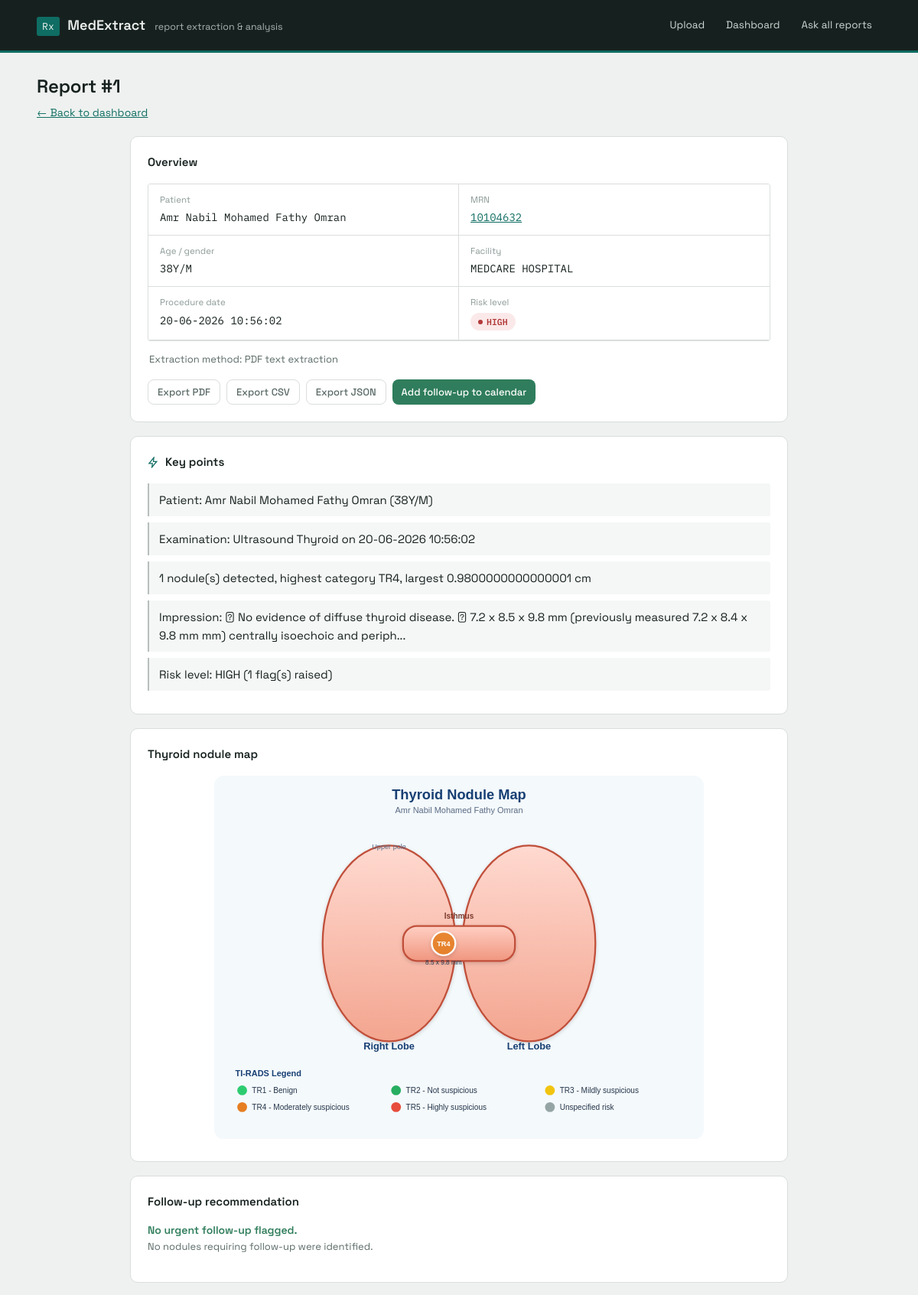
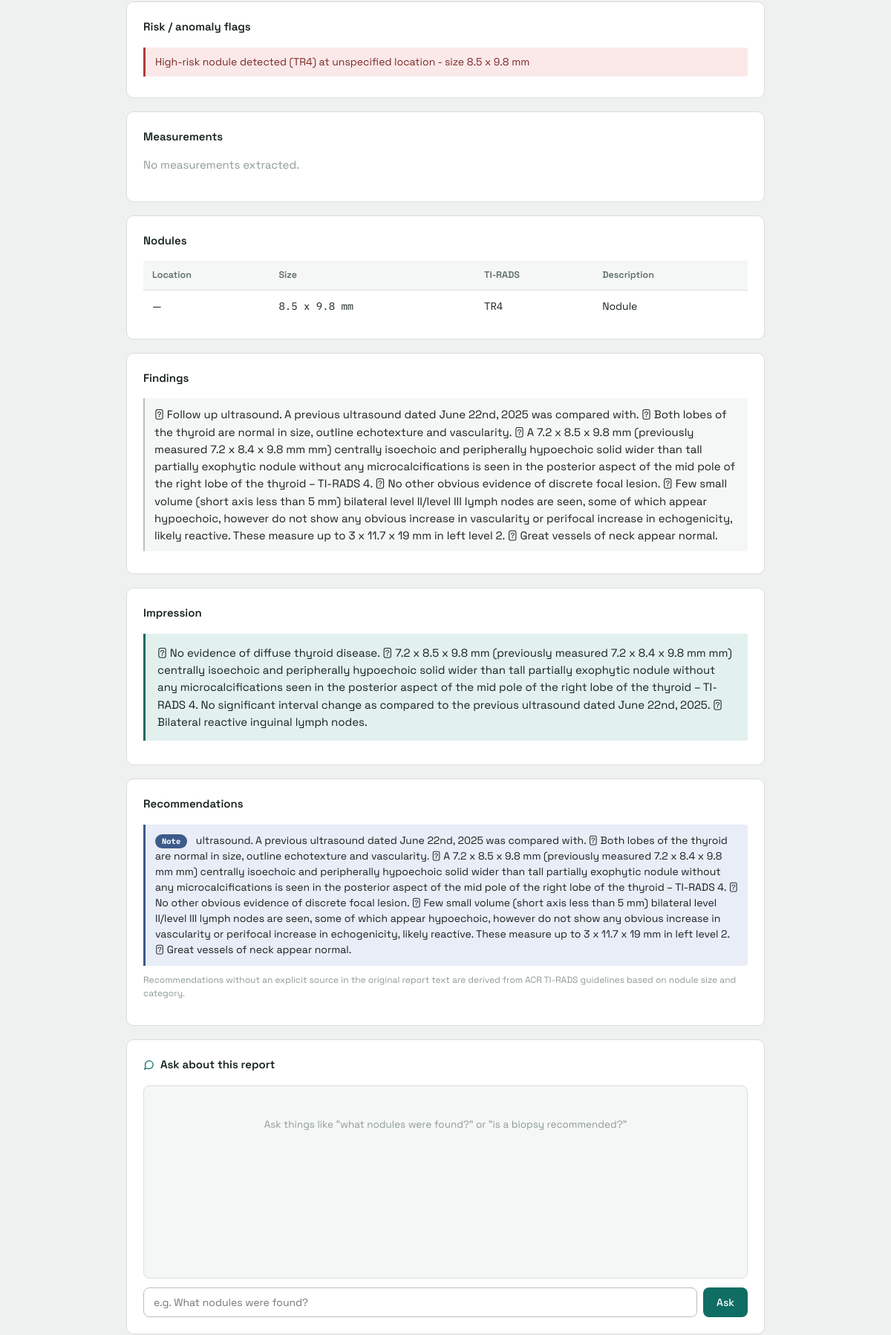
The page /report/1 (upper part) on the database its author committed (2 pictures, top to bottom).
### tables this page shows
CREATE TABLE reports (
                id INTEGER PRIMARY KEY AUTOINCREMENT,
                original_filename TEXT,
                patient_name TEXT,
                mrn TEXT,
                age_gender TEXT,
                procedure_date TEXT,
                facility TEXT,
                extraction_method TEXT,
                ocr_confidence REAL,
                content_hash TEXT,
                report_json TEXT,
                extracted_text TEXT,
                risk_level TEXT,
                risk_flags TEXT,
                created_at TEXT
            );

### app.py (the view)
@app.route("/report/<int:report_id>")
def report_detail(report_id):
    row = database.get_report_by_id(report_id)
    if not row:
        return "Report not found", 404
    report_data = json.loads(row["report_json"])
    risk_flags = json.loads(row["risk_flags"] or "[]")
    points = key_points.generate_key_points(
        report_data, row["risk_level"], risk_flags
    )
    diagram_svg = thyroid_diagram.build_thyroid_svg(
        report_data.get("nodules", []),
        patient_name=row["patient_name"],
    )
    recommendations = classify_recommendations(
        report_data.get("recommendations", [])
    )
    return render_template(
        "report_detail.html",
        report=row,
        report_data=report_data,
        metadata=report_data.get("metadata", {}),
        risk_flags=risk_flags,
        key_points=points,
        diagram_svg=diagram_svg,
        recommendations=recommendations,
    )

### database.py (called while the page is built)
def get_connection():
    conn = sqlite3.connect(DB_PATH)
    conn.row_factory = sqlite3.Row
    return conn

def get_report_by_id(report_id):
    conn = get_connection()
    try:
        row = conn.execute(
            "SELECT * FROM reports WHERE id = ?", (report_id,)
        ).fetchone()
        return dict(row) if row else None
    finally:
        conn.close()

### risk_analyzer.py (called while the page is built)
def _max_dimension_cm(size_str):
    if not size_str:
        return 0.0
    numbers = re.findall(r"[0-9]+\.?[0-9]*", size_str)
    if not numbers:
        return 0.0
    values = [float(n) for n in numbers]
    max_value = max(values)
    if "mm" in size_str.lower():
        return max_value / 10.0
    return max_value

### thyroid_diagram.py (called while the page is built)
def _max_dimension_cm(size_str):
    if not size_str:
        return 0.0
    numbers = re.findall(r"[0-9]+\.?[0-9]*", size_str)
    if not numbers:
        return 0.0
    values = [float(n) for n in numbers]
    max_value = max(values)
    if "mm" in size_str.lower():
        return max_value / 10.0
    return max_value

def _locate_nodule(location_text, index, total_in_zone):
    text = (location_text or "").lower()
    is_right = "right" in text
    is_left = "left" in text
    is_upper = "upper" in text or "superior" in text
    is_lower = "lower" in text or "inferior" in text
    if is_right:
        base_x = 250
        zone = "Right lobe"
    elif is_left:
        base_x = 450
        zone = "Left lobe"
    else:
        base_x = 350
        zone = "Isthmus / unspecified"
    if is_upper:
        base_y = 160
    elif is_lower:
        base_y = 320
    else:
        base_y = 240
    offset = (index % 3) * 22 - 22
    return base_x + offset, base_y + (index // 3) * 20, zone

### templates/report_detail.html (shortened to what this page needs)
<!DOCTYPE html>
<html lang="en">
<head>
    <link rel="stylesheet" href="{{ url_for('static', filename='css/main.css') }}">
</head>
<body>
    {% include "_nav.html" %}
    <div class="page-head">
        <h1>Report #{{ report.id }}</h1>
        <p><a href="/dashboard">&larr; Back to dashboard</a></p>
    </div>
    <div class="container container-narrow">
        <div class="card">
            <h2 class="card-title">Overview</h2>
            <div class="info-grid">
                <div class="info-item">
                    <div class="info-label">Patient</div>
                    <div class="info-value">{{ metadata.patient_name or '—' }}</div>
                </div>
                <div class="info-item">
                    <div class="info-label">MRN</div>
                    <div class="info-value">
                        {% if metadata.mrn %}<a href="/trend/{{ metadata.mrn }}">{{ metadata.mrn }}</a>{% else %}—{% endif %}
                    </div>
                </div>
                <div class="info-item">
                    <div class="info-label">Age / gender</div>
                    <div class="info-value">{{ metadata.age_gender or '—' }}</div>
                </div>
                <div class="info-item">
                    <div class="info-label">Facility</div>
                    <div class="info-value">{{ metadata.facility or '—' }}</div>
                </div>
                <div class="info-item">
                    <div class="info-label">Procedure date</div>
                    <div class="info-value">{{ metadata.procedure_date or '—' }}</div>
                </div>
                <div class="info-item">
                    <div class="info-label">Risk level</div>
                    <div class="info-value">
                        <span class="badge badge-{{ report.risk_level }}{{ ' pulse' if report.risk_level == 'HIGH' else '' }}">{{ report.risk_level }}</span>
                    </div>
                </div>
            </div>
            <p style="font-size:13px; color:var(--ink-muted); margin: 14px 2px 0;">
                Extraction method: {{ report.extraction_method or '—' }}
            </p>
            <div style="margin-top:16px; display:flex; gap:8px; flex-wrap:wrap;">
                <a class="btn btn-quiet btn-sm" href="/export/{{ report.id }}/pdf">Export PDF</a>
                <a class="btn btn-quiet btn-sm" href="/export/{{ report.id }}/csv">Export CSV</a>
                <a class="btn btn-quiet btn-sm" href="/export/{{ report.id }}/json">Export JSON</a>
                <a class="btn btn-follow btn-sm" href="/followup/{{ report.id }}/ics">Add follow-up to calendar</a>
            </div>
        </div>
        <div class="card">
            <h2 class="card-title">
                <svg class="icon" width="15" height="15" viewBox="0 0 24 24" fill="none" stroke="currentColor" stroke-width="2"><path d="M13 2 3 14h7l-1 8 10-12h-7l1-8Z"/></svg>
                Key points
            </h2>
            <ul class="finding-list">
                {% for point in key_points %}
                <li>{{ point }}</li>
                {% endfor %}
            </ul>
        </div>
        <div class="card">
            <h2 class="card-title">Thyroid nodule map</h2>
            <div style="max-width:640px; margin: 0 auto;">
                {{ diagram_svg | safe }}
            </div>
        </div>
        <div class="card" id="followup-card">
            <h2 class="card-title">Follow-up recommendation</h2>
            <p id="followup-text" style="color:var(--ink-muted); font-size:14px;">Loading follow-up plan&hellip;</p>
        </div>
        {% if risk_flags %}
        <div class="card">
            <h2 class="card-title">Risk / anomaly flags</h2>
            {% for flag in risk_flags %}
                <div class="flag">{{ flag }}</div>
            {% endfor %}
        </div>
        {% endif %}
        <div class="card">
            <h2 class="card-title">Measurements</h2>
            {% if report_data.measurements %}
            <div class="table-wrapper">
                <table>
                    <tr><th>Name</th><th>Size</th><th>Volume</th></tr>
                    {% for m in report_data.measurements %}
                    <tr><td>{{ m.name }}</td><td class="data">{{ m.size or '—' }}</td><td class="data">{{ m.volume or '—' }}</td></tr>
                    {% endfor %}
                </table>
            </div>
            {% else %}<p class="empty">No measurements extracted.</p>{% endif %}
        </div>
        <div class="card">
            <h2 class="card-title">Nodules</h2>
            {% if report_data.nodules %}
            <div class="table-wrapper">
                <table>
                    <tr><th>Location</th><th>Size</th><th>TI-RADS</th><th>Description</th></tr>
                    {% for n in report_data.nodules %}
                    <tr><td>{{ n.location or '—' }}</td><td class="data">{{ n.size or '—' }}</td><td class="data">{{ n.tirads or '—' }}</td><td>{{ n.description }}</td></tr>
                    {% endfor %}
                </table>
            </div>
            {% else %}<p class="empty">No nodules extracted.</p>{% endif %}
        </div>
        <div class="card">
            <h2 class="card-title">Findings</h2>
            <ul class="finding-list">{% for f in report_data.findings %}<li>{{ f }}</li>{% endfor %}</ul>
        </div>
        <div class="card">
            <h2 class="card-title">Impression</h2>
            {% for i in report_data.impression %}
            <div class="highlight-box">{{ i }}</div>
            {% endfor %}
        </div>
        <div class="card">
            <h2 class="card-title">Recommendations</h2>
            {% if recommendations %}
                {% for rec in recommendations %}
                <div class="rec rec-{{ rec.level }}">
                    <span class="rec-badge rec-badge-{{ rec.level }}">{{ rec.label }}</span>
                    <span class="rec-text">{{ rec.text }}</span>
                </div>
                {% endfor %}
                <p class="rec-note">Recommendations without an explicit source in the original report text are derived from ACR TI-RADS guidelines based on nodule size and category.</p>
            {% else %}
                <p class="empty">No recommendations available.</p>
            {% endif %}
        </div>
        <div class="card">
            <h2 class="card-title">
                <svg class="icon" width="15" height="15" viewBox="0 0 24 24" fill="none" stroke="currentColor" stroke-width="2"><path d="M21 11.5a8.4 8.4 0 0 1-.9 3.8 8.5 8.5 0 0 1-7.6 4.7 8.4 8.4 0 0 1-3.8-.9L3 21l1.9-5.7a8.4 8.4 0 0 1-.9-3.8 8.5 8.5 0 0 1 4.7-7.6 8.4 8.4 0 0 1 3.8-.9h.5a8.48 8.48 0 0 1 8 8v.5Z"/></svg>
                Ask about this report
            </h2>
            <div id="chat-log" class="chat-log">
                <div class="chat-empty">Ask things like "what nodules were found?" or "is a biopsy recommended?"</div>
            </div>
            <div class="chat-input-row">
                <input type="text" id="chat-input" placeholder="e.g. What nodules were found?">
                <button class="btn" onclick="sendChat()">Ask</button>
            </div>
        </div>
    </div>
</body>
</html>

### rows shown on the page
reports: id "1", patient_name "Amr Nabil Mohamed Fathy Omran", facility "MEDCARE HOSPITAL", risk_level "HIGH", extraction_method "PDF text extraction", patient_name "Thyroid Nodule Map Amr Nabil Mohamed Fathy Omran Right Lobe Left Lobe Isthmus Upper pole TR4 8.5 x 9.8 mm TI-RADS Legend TR1 - Benign TR2 - Not suspicious TR3 - Mildly suspicious TR4 - Moderately suspicious TR5 - Highly suspicious Unspecified risk"

### other values the page prints
{{ metadata.mrn }} "10104632"
{{ metadata.age_gender or '—' }} "38Y/M"
{{ metadata.procedure_date or '—' }} "20-06-2026 10:56:02"
{{ point }} "Patient: Amr Nabil Mohamed Fathy Omran (38Y/M)" "Examination: Ultrasound Thyroid on 20-06-2026 10:56:02" "1 nodule(s) detected, highest category TR4, largest 0.9800000000000001 cm" "Impression:  No evidence of diffuse thyroid disease.  7.2 x 8.5 x 9.8 mm (previously measured 7.2 x 8.4 x 9.8 mm mm) centrally isoechoic and periph..." "Risk level: HIGH (1 flag(s) raised)"
{{ flag }} "High-risk nodule detected (TR4) at unspecified location - size 8.5 x 9.8 mm"
{{ n.location or '—' }} "—"
{{ n.size or '—' }} "8.5 x 9.8 mm"
{{ n.tirads or '—' }} "TR4"
{{ n.description }} "Nodule"
{{ rec.label }} "Note"
